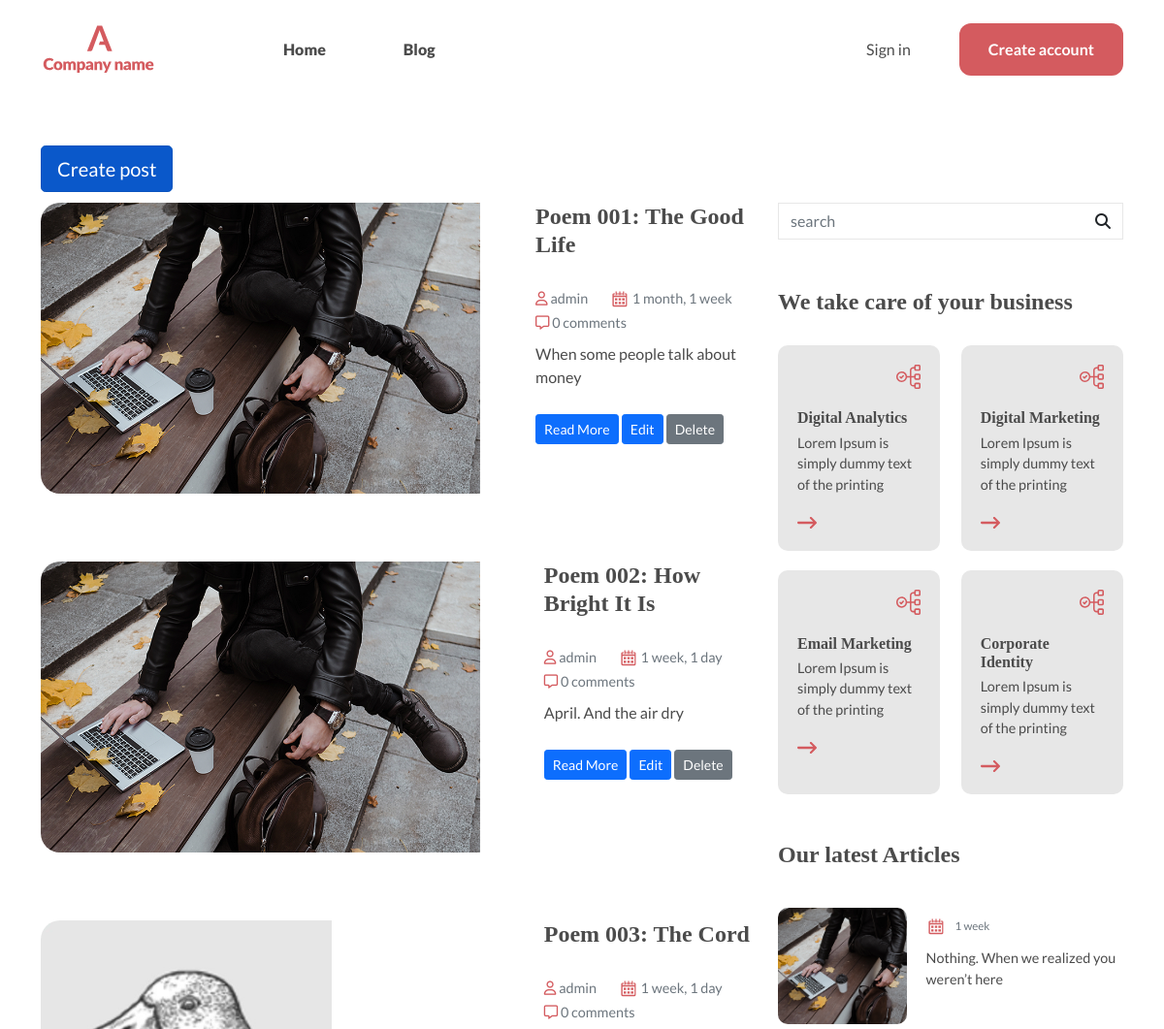
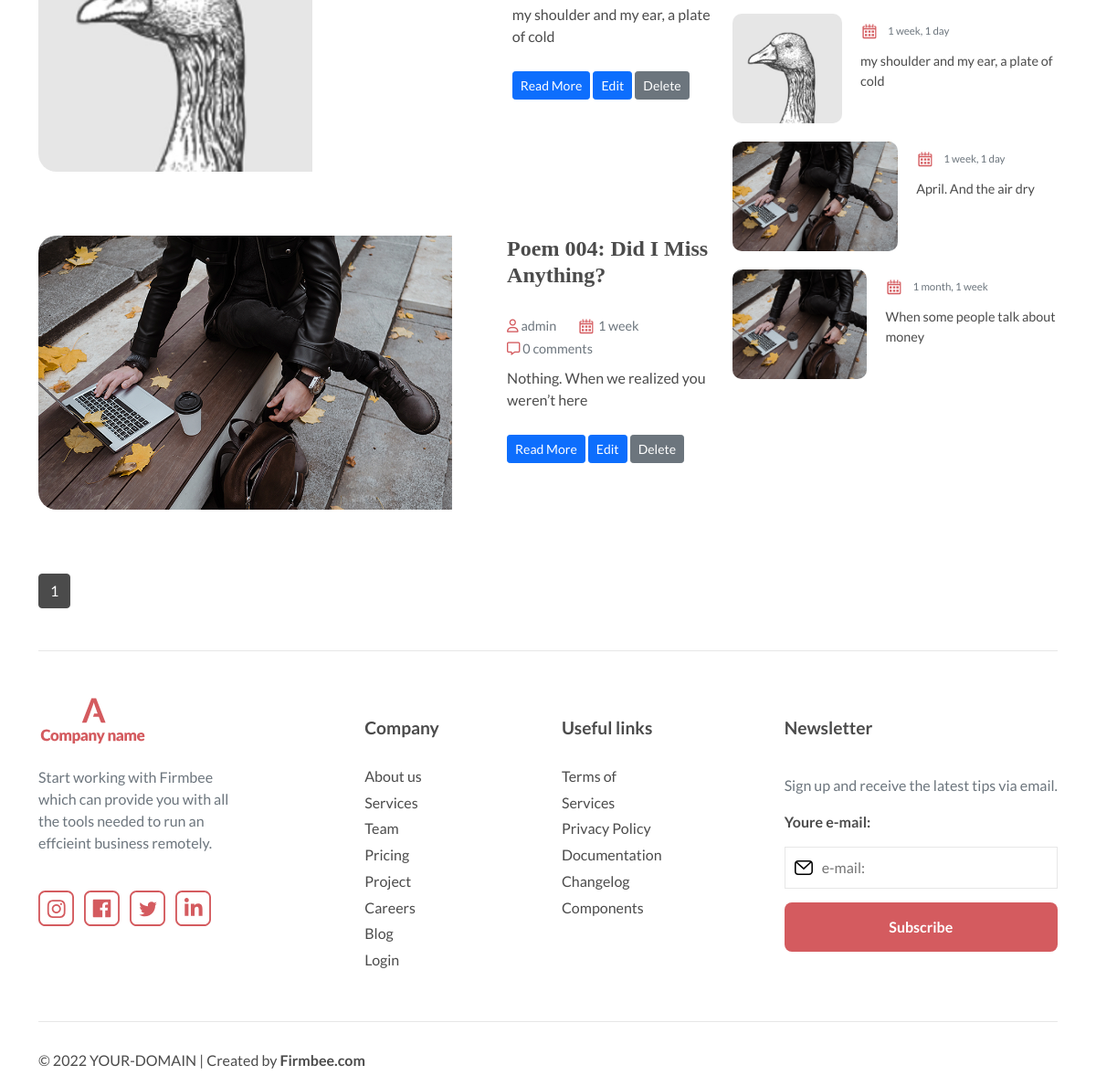
Screenshot of /blog/ with the database file from the repository (2 pictures, top to bottom).
### blog/models.py (models this page shows, shortened)
class Post(models.Model):
    Author = models.ForeignKey(User, on_delete=models.SET_NULL, null=True)
    Topic_post = models.ManyToManyField(Topic)
    Post_name = models.CharField(max_length=100)
    Overview = models.CharField(max_length=60, null=True)
    Content = RichTextField(blank=True, null=True)
    Thumbnail = models.ImageField(blank=True, null=True,default='post-1.png')
    Created = models.DateTimeField(auto_now_add=True)
    Updated = models.DateTimeField(auto_now=True)
    def get_absolute_url(self):
        return reverse('post_detail', kwargs={'pk': self.pk})
    def get_delete_url(self):
        return reverse('post_delete', kwargs={'pk': self.pk})
    def get_update_url(self):
        return reverse('post_update', kwargs={'pk': self.pk})

class Topic(models.Model):
    Name = models.CharField(max_length=100)

### blog/views.py (the view)
# urls.py: path('blog/',views.Blog, name="blog"),
def Blog(request):
    lasted_post = Post.objects.order_by('-Created')
    topic = Topic.objects.all()
    q = request.GET.get('q') if request.GET.get('q') is not None else ''
    post = Post.objects.filter(
        Q(Topic_post__Name__icontains=q) |
        Q(Post_name__icontains=q)
    ).distinct()
    paginator = Paginator(post,4)
    page_request_var = 'page'
    page = request.GET.get(page_request_var)
    try:
        paginated_queryset = paginator.page(page)
    except PageNotAnInteger:
        paginated_queryset = paginator.page(1)
    except EmptyPage:
        paginated_queryset = paginator.page(paginator.num_pages)
    context = {'post': paginated_queryset,'lasted_post': lasted_post,'page_request_var': page_request_var,'topic':topic}
    return render(request,'blog.html',context)

### templates/blog.html (shortened to what this page needs)
{% extends 'base.html' %}
{% load static %}
{% block content %}
  <div class="container main">
    <div style ="margin-bottom: 1%;" >
      <a href="{% url 'post_create' %} " class="btn btn-primary btn-lg active" role="button" aria-pressed="true">Create post</a>
    </div>
    <div class="row">
      <div class="col-lg-8">
        <div class="all-posts">
          {% for posts in post %}
            <div class="post-item">
              <div class="post-img"><img src="{{ posts.Thumbnail.url }}" alt=""></div>
              <div class="post-main-info">
                <h4> {{ posts.Post_name }} </h4>
                <div class="post-meta text-muted">
                  <span><i class="far fa-user"></i> {{ posts.Author }}</span>
                    <span><img style="width: 20px;" src="{% static 'img/icon/calendar.svg' %}" alt=""> {{posts.Created|timesince}}</span>
                    <span><i class="far fa-comment-alt"></i> 0 comments</span>
                </div>
                <p>{{ posts.Overview }}</p>
                <a href="{{ posts.get_absolute_url }}" class="btn btn-primary btn-sm" role="button" aria-pressed="true">Read More</a>
                <a href="{{ posts.get_update_url }}" class="btn btn-primary btn-sm" role="button" aria-pressed="true">Edit</a>
                <a href="{{ posts.get_delete_url }}" class="btn btn-secondary btn-sm" role="button" aria-pressed="true">Delete</a>
              </div>
            </div>
          {% endfor %}
        </div>
        <nav aria-label="blog navigation">
          <ul class="pagination">
            <li class="page-item"><a class="page-link active" href="?{{ page_request_var }}={{ post.number }}">{{ post.number }}</a></li>
          </ul>
        </nav>
      </div>
      <div class="sidebar col-lg-4">
        <form action="{% url 'blog' %}" method = "GET" >
          <div class="input-group">
              <div class="form-outline">
                <input id="search-input" name='q' type="search" id="form1" class="form-control" placeholder="search" />
              </div>
                <button id="search-button" type="submit" class="btn dark">
                  <i class="fas fa-search"></i>
                </button>
          </div>
         </form>
        <div class="sidebar-category">
          <h4>We take care of your business</h4>
          <div class="category">
              {% for top in topic %}
                    <div class="category-item">
                      <img class="category-icon" src="{% static 'img/icon/analytics.svg' %}" alt="">
                      <h6 class="category-title">{{top.Name}}</h6>
                      <p>Lorem Ipsum is simply dummy text of the printing </p>
                      <a href="{% url 'topic_detail' top.pk %}"><img style="width: 20px;" src="{% static 'img/icon/arrow-right-icon.svg' %}" alt=""></a>
                    </div>
              {% endfor %}
          </div>
        </div>
        <div class="recent-posts my-5">
          <h4>Our latest Articles</h4>
        <div class="latest-articles-wrapper">
          {% for lasted in lasted_post %}
          <div class="article">
            <div class="arcticle-photo"><img src="{{ lasted.Thumbnail.url }}" alt=""></div>
            <div class="article-text">
            <p class="article-meta"><img src="{% static 'img/icon/calendar.svg' %}" alt=""><span class="data text-muted">{{ lasted.Created|timesince }}</span></p>
            <p>{{ lasted.Overview }}</p>
            </div>
          </div>
          {% endfor %}
        </div>
      </div>
      </div>
    </div>
  </div>
{% endblock content %}

### templates/base.html (shortened to what this page needs)
<!DOCTYPE html>
<html lang="en">
{% include 'header.html' %}
<body>
    {% include 'navbar.html' %}
    {% block content %}
    {% endblock content %}
    <footer>
      {% include 'footer.html' %}
    </footer>
</body>
</html>

### templates/header.html (shortened to what this page needs)
{% load static %}
    <head>
        <link href="https://cdn.jsdelivr.net/npm/bootstrap@5.1.0/dist/css/bootstrap.min.css" rel="stylesheet">
        <link rel="stylesheet" href="https://use.typekit.net/rrg4put.css">
        <link rel="stylesheet" href="{% static 'css/main.css' %}">
    </head>

### templates/navbar.html (shortened to what this page needs)
{% load static %}
  <nav class="navbar navbar-expand-xl fixed-top">
  <div class="container">
    <a class="navbar-brand" href="/"><img class="w-100" src="{% static 'img/icon/company-logo.svg' %}" alt=""></a>
    <div class="collapse navbar-collapse" id="navbarNav">
      <ul class="navbar-nav">
        <li class="nav-card-item">
          <a class="nav-link  active" href="/">Home</a>
        </li>
        <li class="nav-card-item">
          <a class="nav-link active" href="/blog">Blog</a>
        </li>
      </ul>
      <ul class="right navbar-nav ms-auto">
        {% if request.user.is_authenticated %}
        <li class="nav-card-item-right">
          <a class="nav-link" href="{% url 'logout_page' %}">Log out</a>
        </li>
        {% else %}
        <li class="nav-card-item-right">
          <a class="nav-link" href="{% url 'login_page' %}">Sign in</a>
        </li>
        <li class="nav-card-item-right create-account">
          <a class="nav-link" href="{% url 'register_page' %}">Create account</a>
        </li>
        {% endif %}
      </ul>
    </div>
  </div>
  </nav>

### templates/footer.html (shortened to what this page needs)
{% load static %}
  <div class="container text-center text-md-start">
      <div class="footer-wrap">
        <div class="about">
          <img src="{% static 'img/icon/company-logo.svg' %}" alt="">
          <p class="text-muted py-4">
            Start working with Firmbee which can provide you with all the tools needed to run an effcieint business remotely.
          </p>
          <div class="social-media">
            <a href="" class="me-2 text-reset"><img src="{% static 'img/icon/instagram-icon.svg' %}" alt=""></a>
            <a href="" class="me-2 text-reset"><img src="{% static 'img/icon/facebook-icon.svg' %}" alt=""></a>
            <a href="" class="me-2 text-reset"><img src="{% static 'img/icon/twitter-icon.svg' %}" alt=""></a>
            <a href="" class="me-2 text-reset"><img src="{% static 'img/icon/linkedin-icon.svg' %}" alt=""></a>
          </div>
        </div>
        <div class="company">
          <p class="fw-bold">Company</p>
          <p><a href="">About us</a></p>
          <p><a href="">Services</a></p>
          <p><a href="">Team</a></p>
          <p><a href="">Pricing</a></p>
          <p><a href="">Project</a></p>
          <p><a href="">Careers</a></p>
          <p><a href="">Blog</a></p>
          <p><a href="">Login</a></p>
        </div>
        <div class="useful-links">
          <p class="fw-bold">Useful links</p>
          <p><a href="">Terms of </a></p>
          <p><a href="">Services</a></p>
          <p><a href="">Privacy Policy</a></p>
          <p><a href="">Documentation</a></p>
          <p><a href="">Changelog</a></p>
          <p><a href="">Components</a></p>
        </div>
        <div class="newsletter">
          <p class="fw-bold">Newsletter</p>
          <p class="text-muted">Sign up and receive the latest tips
            via email.</p>
            <form id="subscribe" action="." method="POST">
              <label for="email">Youre e-mail:</label>
              <input type="email" placeholder="e-mail:" name="email" required>
              <button type="submit" class="main-btn">Subscribe</button>
            </form>
        </div>
      </div>
      <div class="copyright">
        <p>&copy; 2022 YOUR-DOMAIN | Created by <a href="https://firmbee.com/solutions/freelancer-management-system/" title="Firmbee - Freelancer
          Management System">Firmbee.com</a></p>
    </div>
    </div>

### rows the page displays
Post: Thumbnail (picture), Post_name "Poem 001: The Good Life", Author "admin", Created "1 month, 1 week", Overview "When some people talk about money"
Post: Thumbnail (picture), Post_name "Poem 002: How Bright It Is", Author "admin", Created "1 week, 1 day", Overview "April. And the air dry"
Post: Thumbnail (picture), Post_name "Poem 003: The Cord", Author "admin", Created "1 week, 1 day", Overview "my shoulder and my ear, a plate of cold"
Post: Thumbnail (picture), Post_name "Poem 004: Did I Miss Anything?", Author "admin", Created "1 week", Overview "Nothing. When we realized you weren’t here"
Topic: Name "Digital Analytics"
Topic: Name "Digital Marketing"
Topic: Name "Email Marketing"
Topic: Name "Corporate Identity"

### other values shown
{{ post.number }} "1"
